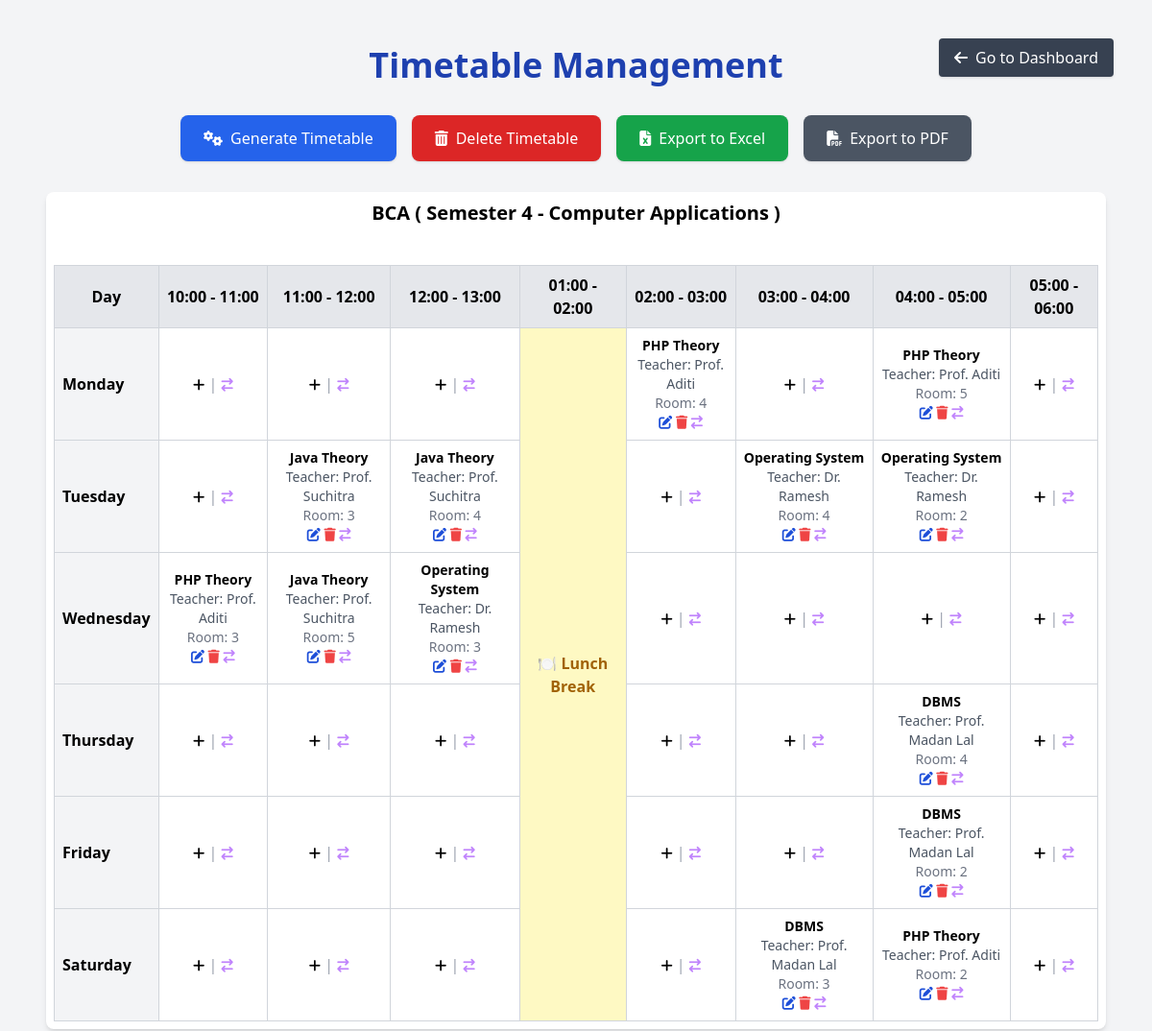
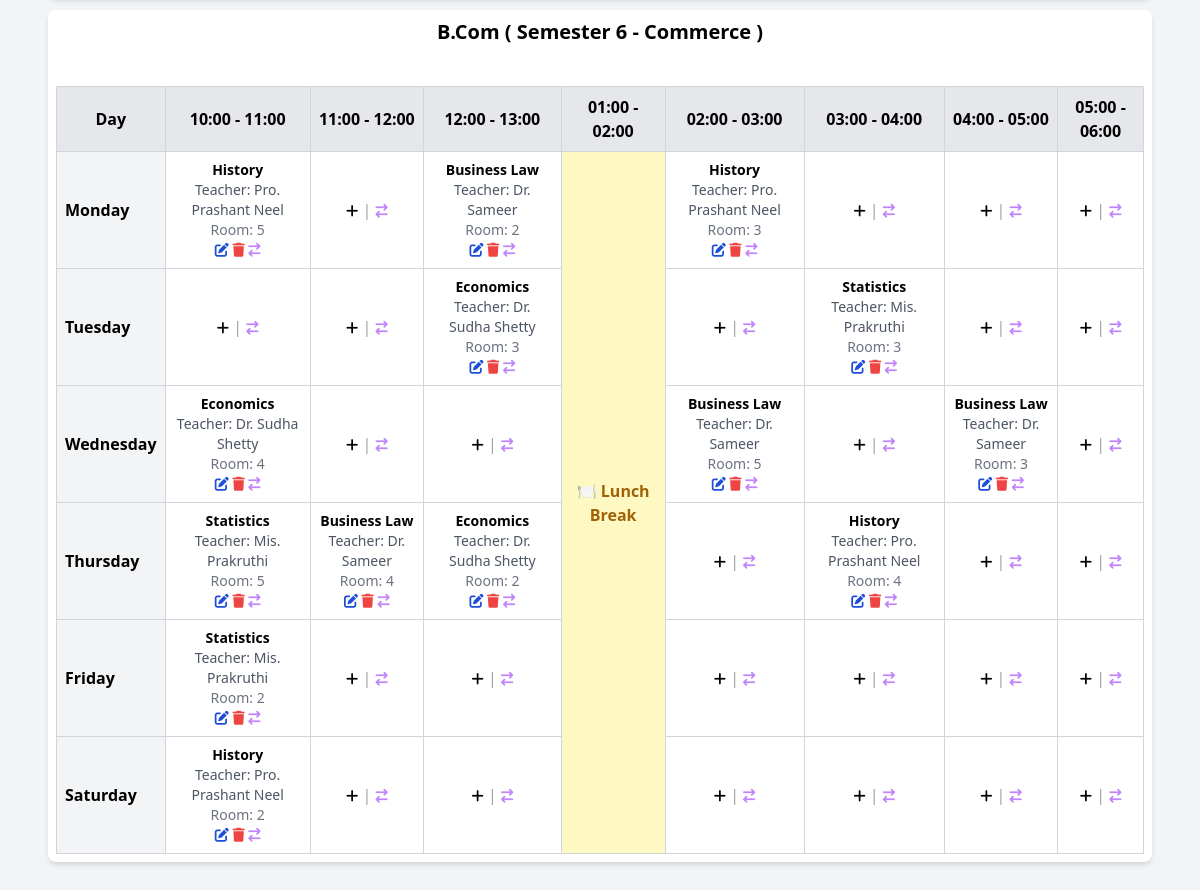
The app's page /src/views/admin/timetable.php (signed in) with its own data (2 pictures, top to bottom).
### tables this page shows
CREATE TABLE `timetable` (
  `id` int(11) NOT NULL,
  `subject_id` int(11) NOT NULL,
  `teacher_id` int(11) NOT NULL,
  `classroom_id` int(11) NOT NULL,
  `day` enum('Monday','Tuesday','Wednesday','Thursday','Friday','Saturday') NOT NULL,
  `start_time` time NOT NULL,
  `end_time` time NOT NULL,
  `combination_id` int(11) NOT NULL
);

CREATE TABLE `subjects` (
  `id` int(11) NOT NULL,
  `name` varchar(100) NOT NULL,
  `min_classes_per_week` int(11) NOT NULL,
  `type` enum('theory','lab') NOT NULL,
  `combination_id` int(11) NOT NULL
);

CREATE TABLE `teachers` (
  `id` int(11) NOT NULL,
  `name` varchar(100) NOT NULL,
  `department` varchar(100) NOT NULL,
  `email` varchar(100) NOT NULL,
  `password` varchar(255) NOT NULL,
  `phone_no` varchar(15) NOT NULL,
  `address` text DEFAULT NULL,
  `min_class_hours_week` int(11) NOT NULL,
  `min_lab_hours_week` int(11) NOT NULL
);

CREATE TABLE `classrooms` (
  `id` int(11) NOT NULL,
  `room_no` varchar(10) NOT NULL,
  `type` enum('theory','lab') NOT NULL
);

### src/models/Timetable.php (called while the page is built, shortened)
<?php
class Timetable
{
    private $conn;
    public function __construct($db)
    {
        $this->conn = $db;
    }
    public function getTimetableGrid()
    {
        $query = "
            SELECT tt.day, tt.start_time, tt.end_time,
                   s.name AS subject, t.name AS teacher, cr.room_no AS classroom , c.name AS combination,c.semester AS semester
            FROM timetable tt
            JOIN subjects s ON tt.subject_id = s.id
            JOIN teachers t ON tt.teacher_id = t.id
            JOIN classrooms cr ON tt.classroom_id = cr.id
            JOIN combinations c ON tt.combination_id = c.id
            ORDER BY tt.day, tt.start_time;
        ";
        $stmt = $this->conn->prepare($query);
        $stmt->execute();
        $timetable = $stmt->fetchAll(PDO::FETCH_ASSOC);
        $formatted = [];
        foreach ($timetable as $row) {
            $time_slot = date("H:i", strtotime($row['start_time'])) . " - " . date("H:i", strtotime($row['end_time']));
            $formatted[$row['day']][$time_slot] = [
                "subject" => $row["subject"],
                "teacher" => $row["teacher"],
                "classroom" => $row["classroom"],
                "combination" => $row["combination"],
                "semester" => $row["semester"]
            ];
        }
        return $formatted;
    }
    public function getAllCombinations()
    {
        $query = "SELECT DISTINCT combination_id, name, semester, department FROM timetable join combinations on timetable.combination_id = combinations.id ";
        $stmt = $this->conn->prepare($query);
        $stmt->execute();
        return $stmt->fetchAll(PDO::FETCH_ASSOC);
    }
    public function getTimetableByCombination($combination_id)
    {
        $query = "
    SELECT  tt.id AS entry_id, tt.day, tt.start_time, tt.end_time,
           s.name AS subject, t.name AS teacher, cr.room_no AS classroom
    FROM timetable tt
    JOIN subjects s ON tt.subject_id = s.id
    JOIN teachers t ON tt.teacher_id = t.id
    JOIN classrooms cr ON tt.classroom_id = cr.id
    WHERE tt.combination_id = :combination_id
    ";
        $stmt = $this->conn->prepare($query);
        $stmt->bindParam(":combination_id", $combination_id);
        $stmt->execute();
        $timetable = $stmt->fetchAll(PDO::FETCH_ASSOC);
        $formatted = [];
        foreach ($timetable as $row) {
            $time_slot = date("H:i", strtotime($row['start_time'])) . " - " . date("H:i", strtotime($row['end_time']));
            $formatted[$row['day']][$time_slot] = [
                "entry_id" => $row['entry_id'],
                "subject" => $row["subject"],
                "teacher" => $row["teacher"],
                "classroom" => $row["classroom"]
            ];
        }
        return $formatted;
    }
}

### src/views/admin/timetable.php (the view, shortened to what this page needs)
<?php
include_once "../../models/Timetable.php";
$database = new Database();
$db = $database->getConnection();
$timetable = new Timetable($db);
$timetable_data = $timetable->getTimetableGrid();
$combinations = $timetable->getAllCombinations();
$time_slots = ['10:00 - 11:00', '11:00 - 12:00', '12:00 - 13:00', '01:00 - 02:00', '02:00 - 03:00', '03:00 - 04:00', '04:00 - 05:00', '05:00 - 06:00'];
$days = ['Monday', 'Tuesday', 'Wednesday', 'Thursday', 'Friday', 'Saturday'];
?>
<!DOCTYPE html>
<html lang="en">
<head>
    <script src="https://cdn.tailwindcss.com"></script>
    <link href="https://cdnjs.cloudflare.com/ajax/libs/font-awesome/6.5.0/css/all.min.css" rel="stylesheet">
</head>
<body class="bg-gray-100 p-6">
    <div class="mx-auto p-6 relative">
        <button onclick="window.location.href = 'dashboard.php'"
            class="absolute top-4 right-4 bg-gray-700 text-white px-4 py-2 rounded hover:bg-gray-800 flex items-center gap-2 shadow">
            <i class="fas fa-arrow-left"></i>
            Go to Dashboard
        </button>
        <h1 class="text-4xl font-bold mb-8 text-center text-blue-800">Timetable Management</h1>
        <div class="flex flex-wrap justify-center gap-4 mb-8">
            <a href="../../controllers/timetableController.php?generate"
                class="bg-blue-600 text-white px-6 py-3 rounded-lg hover:bg-blue-700 shadow flex items-center gap-2">
                <i class="fas fa-cogs"></i>
                Generate Timetable
            </a>
            <a href="../../controllers/timetableController.php?delete"
                onclick="return confirm('Are you sure you want to delete the timetable?')"
                class="bg-red-600 text-white px-6 py-3 rounded-lg hover:bg-red-700 shadow flex items-center gap-2">
                <i class="fas fa-trash-alt"></i>
                Delete Timetable
            </a>
            <a href="../../controllers/exportTimetable.php?type=excel"
                class="bg-green-600 text-white px-6 py-3 rounded-lg hover:bg-green-700 shadow flex items-center gap-2">
                <i class="fas fa-file-excel"></i>
                Export to Excel
            </a>
            <a href="../../controllers/exportTimetable.php?type=pdf"
                class="bg-gray-600 text-white px-6 py-3 rounded-lg hover:bg-gray-700 shadow flex items-center gap-2">
                <i class="fas fa-file-pdf"></i>
                Export to PDF
            </a>
        </div>
        <?php foreach ($combinations as $combination) : ?>
            <div class="max-w-7xl mx-auto bg-white p-2 rounded-lg shadow-md mb-3">
                <h2 class="text-xl font-bold mb-4 text-center">
                    <?= htmlspecialchars($combination['name']) . " ( Semester " . htmlspecialchars($combination['semester']) . " - " . htmlspecialchars($combination['department']) . " )"; ?>
                </h2>
                <pre>
                <?php $data = $timetable->getTimetableByCombination($combination['combination_id']); ?>
                </pre>
                <table class="w-full border-collapse border border-gray-300">
                    <thead>
                        <tr class="bg-gray-200">
                            <th class="border border-gray-300 p-2">Day</th>
                            <?php foreach ($time_slots as $slot) : ?>
                                <th class="border border-gray-300 p-2"><?= htmlspecialchars($slot); ?></th>
                            <?php endforeach; ?>
                        </tr>
                    </thead>
                    <tbody>
                        <?php foreach ($days as $index => $day) : ?>
                            <tr>
                                <td class="border border-gray-300 p-2 bg-gray-100 font-bold"><?= htmlspecialchars($day); ?></td>
                                <?php foreach ($time_slots as $slot) : ?>
                                    <?php if ($slot === '01:00 - 02:00') : ?>
                                        <?php if ($index === 0):
                                        ?>
                                            <td class="border border-gray-300 p-2 text-center bg-yellow-100 font-semibold text-yellow-700" rowspan="<?= count($days) ?>">
                                                🍽️ Lunch Break
                                            </td>
                                        <?php endif; ?>
                                        <?php continue;
                                        ?>
                                    <?php endif; ?>
                                    <?php if (isset($data[$day][$slot])) :
                                        $entry = $data[$day][$slot]; ?>
                                        <td class="border border-gray-300 p-2 text-sm text-center">
                                            <b><?= htmlspecialchars($entry['subject']); ?></b><br>
                                            <span class="text-gray-600">Teacher: <?= htmlspecialchars($entry['teacher']); ?></span><br>
                                            <span class="text-gray-500">Room: <?= htmlspecialchars($entry['classroom']); ?></span><br>
                                            <button onclick="openEditModal('<?= htmlspecialchars($entry['entry_id']); ?>', '<?= htmlspecialchars($entry['subject']); ?>', '<?= htmlspecialchars($entry['teacher']); ?>', '<?= htmlspecialchars($entry['classroom']); ?>', '<?= htmlspecialchars($day); ?>', '<?= htmlspecialchars($slot); ?>')" class="text-blue-500">
                                                <i class="fas fa-edit text-blue-700"></i>
                                            </button>
                                            <a href="../../controllers/timetableController.php?delete_id=<?= htmlspecialchars($entry['entry_id'] ?? ''); ?>" class="text-red-500">
                                                <i class="fas fa-trash text-danger" aria-hidden="true"></i>
                                            </a>
                                            <button onclick="handleSwap('<?= $day ?>', '<?= $slot ?>', '<?= $combination['combination_id'] ?>')" class="text-purple-600">
                                                <i class="fa fa-exchange text-purple-400" aria-hidden="true"></i>
                                            </button>
                                        </td>
                                    <?php else : ?>
                                        <td class="border border-gray-300 p-2 text-center text-gray-400">
                                            <button onclick="openAddModal('<?= htmlspecialchars($day); ?>', '<?= htmlspecialchars($slot); ?>','<?= htmlspecialchars($combination['combination_id']) ?>','<?= htmlspecialchars($combination['name']) ?>','<?= htmlspecialchars($combination['semester']) ?>')">
                                                <i class="fa fa-plus text-black text-sm" aria-hidden="true"></i>
                                            </button>
                                            |
                                            <button onclick="handleSwap('<?= $day ?>', '<?= $slot ?>', '<?= $combination['combination_id'] ?>')" class="text-purple-600">
                                                <i class="fa fa-exchange text-purple-400 text-sm" aria-hidden="true"></i>
                                            </button>
                                        </td>
                                    <?php endif; ?>
                                <?php endforeach; ?>
                            </tr>
                        <?php endforeach; ?>
                </table>
            </div>
        <?php endforeach; ?>
    </div>
</body>
</html>

### records on screen
timetable: subject.name "PHP Theory", teacher.name "Prof. Aditi", classroom.room_no "4"
timetable: subject.name "PHP Theory", teacher.name "Prof. Aditi", classroom.room_no "5"
timetable: subject.name "Java Theory", teacher.name "Prof. Suchitra", classroom.room_no "3"
timetable: subject.name "Java Theory", teacher.name "Prof. Suchitra", classroom.room_no "4"
timetable: subject.name "Operating System", teacher.name "Dr. Ramesh", classroom.room_no "4"
timetable: subject.name "Operating System", teacher.name "Dr. Ramesh", classroom.room_no "2"
timetable: subject.name "PHP Theory", teacher.name "Prof. Aditi", classroom.room_no "3"
timetable: subject.name "Java Theory", teacher.name "Prof. Suchitra", classroom.room_no "5"
timetable: subject.name "Operating System", teacher.name "Dr. Ramesh", classroom.room_no "3"
timetable: subject.name "DBMS", teacher.name "Prof. Madan Lal", classroom.room_no "4"
timetable: subject.name "DBMS", teacher.name "Prof. Madan Lal", classroom.room_no "2"
timetable: subject.name "DBMS", teacher.name "Prof. Madan Lal", classroom.room_no "3"
timetable: subject.name "PHP Theory", teacher.name "Prof. Aditi", classroom.room_no "2"
timetable: subject.name "History", teacher.name "Pro. Prashant Neel", classroom.room_no "5"
timetable: subject.name "Business Law", teacher.name "Dr. Sameer", classroom.room_no "2"
timetable: subject.name "History", teacher.name "Pro. Prashant Neel", classroom.room_no "3"
timetable: subject.name "Economics", teacher.name "Dr. Sudha Shetty", classroom.room_no "3"
timetable: subject.name "Statistics", teacher.name "Mis. Prakruthi", classroom.room_no "3"
timetable: subject.name "Economics", teacher.name "Dr. Sudha Shetty", classroom.room_no "4"
timetable: subject.name "Business Law", teacher.name "Dr. Sameer", classroom.room_no "5"
timetable: subject.name "Business Law", teacher.name "Dr. Sameer", classroom.room_no "3"
timetable: subject.name "Statistics", teacher.name "Mis. Prakruthi", classroom.room_no "5"
timetable: subject.name "Business Law", teacher.name "Dr. Sameer", classroom.room_no "4"
timetable: subject.name "Economics", teacher.name "Dr. Sudha Shetty", classroom.room_no "2"
timetable: subject.name "History", teacher.name "Pro. Prashant Neel", classroom.room_no "4"
timetable: subject.name "Statistics", teacher.name "Mis. Prakruthi", classroom.room_no "2"
timetable: subject.name "History", teacher.name "Pro. Prashant Neel", classroom.room_no "2"

### other values on screen
$combination['name'] "BCA"
$combination['semester'] "4"
$combination['department'] "Computer Applications"
$slot "10:00 - 11:00"
$slot "11:00 - 12:00"
$slot "12:00 - 13:00"
$slot "01:00 - 02:00"
$slot "02:00 - 03:00"
$slot "03:00 - 04:00"
$slot "04:00 - 05:00"
$slot "05:00 - 06:00"
$day "Monday"
$day "Tuesday"
$day "Wednesday"
$day "Thursday"
